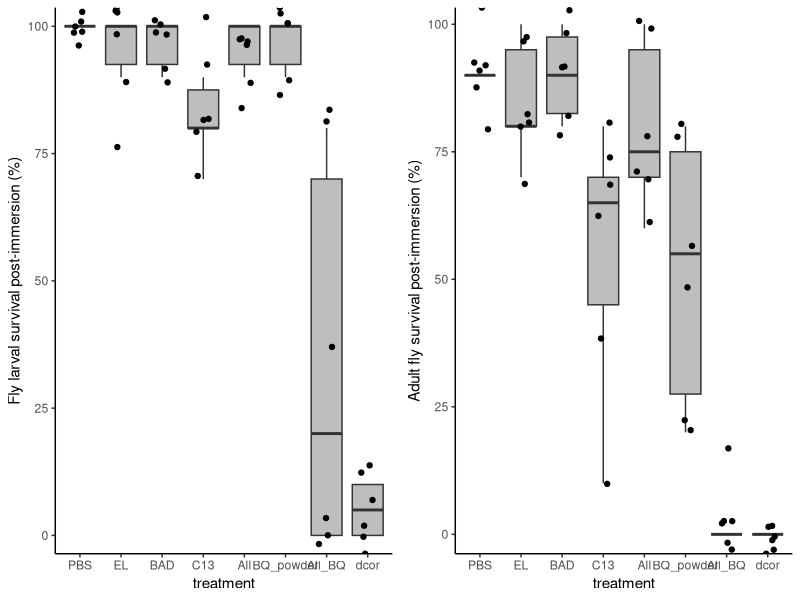

Write R code to recreate this figure.
fly<-read.table("Fly_larvae_survival.txt", sep="\t", header=T)

head(fly)

library(ggplot2)
library(gridExtra)

fly$treatment<-factor(fly$treatment, levels=rev(unique(fly$treatment)))

p1<-ggplot(fly, aes(x=treatment,y=survival_1h*10, group=treatment))+
  geom_boxplot(fill="grey",outlier.shape = NA) +theme_classic() + 
  geom_jitter(width = 0.2)+scale_y_continuous(expand=c(0,0))+
  scale_fill_grey()+
  ylab("Fly larval survival post-immersion (%)")

p2<-ggplot(fly, aes(x=treatment,y=eclosed*10, group=treatment))+
  geom_boxplot(fill="grey",outlier.shape = NA) +theme_classic() + 
  geom_jitter(width = 0.2)+scale_y_continuous(expand=c(0,0))+
  scale_fill_grey()+
  ylab("Adult fly survival post-immersion (%)")

grid.arrange(p1,p2, nrow = 1, ncol = 2)

library(multcompView)

mod<-aov(fly$survival_1h~fly$treatment)
summary(mod)
TH<-TukeyHSD(mod)

multcompLetters(TH$`fly$treatment`[,4])

mod<-aov(fly$eclosed~fly$treatment)
summary(mod)
TH<-TukeyHSD(mod)

multcompLetters(TH$`fly$treatment`[,4])
